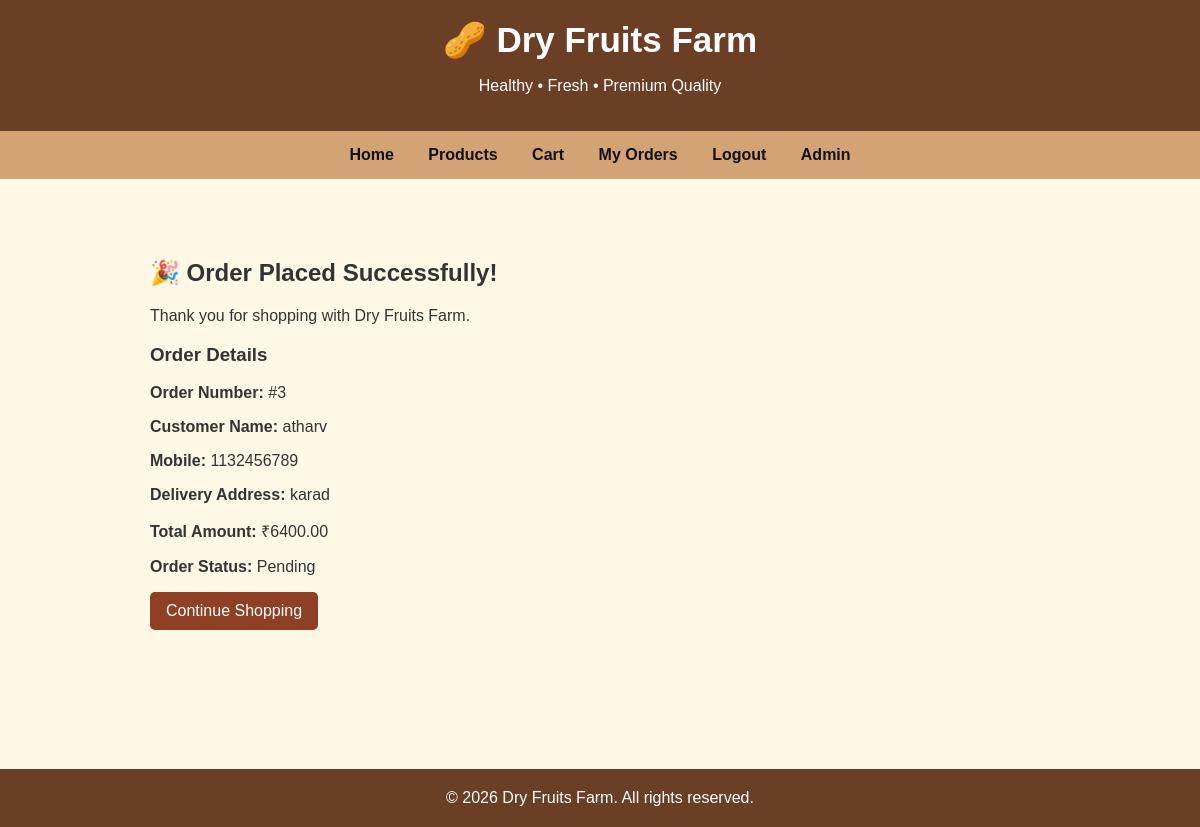
Screenshot of /order/success/3/ (signed in) with the database file from the repository.
### store/models.py (models this page shows, shortened)
class Order(models.Model):
    STATUS_CHOICES = [
        ('pending', 'Pending'),
        ('confirmed', 'Confirmed'),
        ('shipped', 'Shipped'),
        ('delivered', 'Delivered'),
        ('cancelled', 'Cancelled'),
    ]
    user = models.ForeignKey(
        settings.AUTH_USER_MODEL,
        on_delete=models.CASCADE,
        related_name='orders'
    )
    customer_name = models.CharField(max_length=150)
    mobile = models.CharField(max_length=15)
    address = models.TextField()
    total_amount = models.DecimalField(
        max_digits=10,
        decimal_places=2,
        default=0
    )
    status = models.CharField(
        max_length=20,
        choices=STATUS_CHOICES,
        default='pending'
    )
    created_at = models.DateTimeField(auto_now_add=True)

### store/views.py (the view)
# urls.py: path('order/success/<int:order_id>/', views.order_success, name='order_success'),
@login_required(login_url='store:login')
def order_success(request, order_id):
    order = get_object_or_404(
        Order,
        id=order_id,
        user=request.user
    )
    return render(
        request,
        'store/order_success.html',
        {
            'order': order
        }
    )

### templates/store/order_success.html (shortened to what this page needs)
{% extends 'base.html' %}
{% block content %}
<section class="cart-page">
    <div class="cart-summary">
        <h2>🎉 Order Placed Successfully!</h2>
        <p>Thank you for shopping with Dry Fruits Farm.</p>
        <h3>Order Details</h3>
        <p><strong>Order Number:</strong> #{{ order.id }}</p>
        <p><strong>Customer Name:</strong> {{ order.customer_name }}</p>
        <p><strong>Mobile:</strong> {{ order.mobile }}</p>
        <p><strong>Delivery Address:</strong> {{ order.address }}</p>
        <p><strong>Total Amount:</strong> ₹{{ order.total_amount }}</p>
        <p><strong>Order Status:</strong> {{ order.get_status_display }}</p>
        <a class="button" href="{% url 'store:product_list' %}">
            Continue Shopping
        </a>
    </div>
</section>
{% endblock %}

### static/css/style.css (style rules this page uses)
body { margin: 0; font-family: Arial, sans-serif; background-color: #fff8e7; color: #333; }
.button { display: inline-block; background-color: #8f3f24; color: white; text-decoration: none; border: none; padding: 10px 16px; border-radius: 5px; cursor: pointer; }
.cart-page { max-width: 900px; margin: 40px auto; padding: 20px; }

### rows the page displays
Order: id "3", customer_name "atharv", mobile "1132456789", address "karad", total_amount "6400.00", status "Pending"
